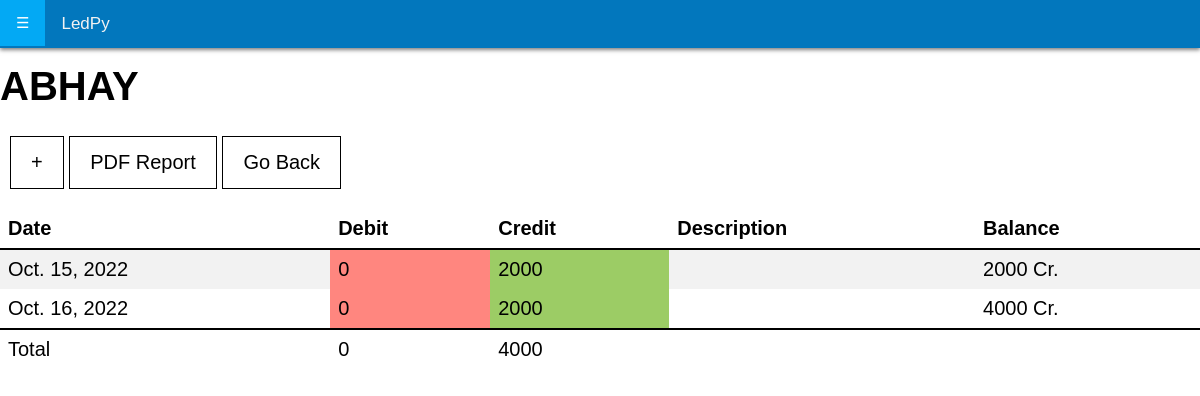
The app's page /view/1 (signed in) with its own data.
### home/models.py (models this page shows)
class CustomerAcc(models.Model):
	AccID=models.AutoField(primary_key=True)
	FullName = models.TextField(null=False)
	Address = models.TextField(null=True,blank=True)
	phno = models.IntegerField(null=True,blank=True)
	Email = models.EmailField(null=True,blank=True)
	DateCreated = models.DateField()
	TimeCreated = models.TimeField()

class CashBook(models.Model):
	TranID=models.IntegerField(primary_key=True)
	AccNo=models.ForeignKey(CustomerAcc,on_delete=models.CASCADE)
	AccName=models.CharField(max_length=20)
	DrAmnt=models.IntegerField()
	CrAmnt=models.IntegerField()
	Desc=models.TextField()
	Date = models.DateField(null=False)
	Time = models.TimeField(null=False)

### home/views.py (the view)
# urls.py: path('view/<int:uid>',views.view,name="view"),
def view(request,uid):
	if request.user.is_anonymous:
		return redirect('/login')
	data=CashBook.objects.filter(AccNo=uid)
	name=CustomerAcc.objects.get(AccID=uid).FullName
	datajson = dumps(data2json(uid,name))
	drttl=sum([i.DrAmnt  for i in data])
	crttl=sum([i.CrAmnt  for i in data])
	balance=fetchBalance(data)
	print(balance)
	return render(request,'viewTran.html',{'name':name,'id':uid,"data":zip(data,balance),'defdate':cdate(),"lastid":lastidINC(),'json':datajson,'cr':crttl,'dr':drttl})

### home/views.py (called while the page is built)
def cdate():
	return dt.now().strftime("%Y-%m-%d")

def lastidINC():
	try:
		p=int(CashBook.objects.last().TranID)+1
	except:
		p=1
	return p

def data2json(uid,name):
	p={}
	for i in CashBook.objects.filter(AccNo=uid,AccName=name):
		p[i.TranID]={'TranID':i.TranID,
			  		 'DrAmnt':i.DrAmnt,
			  		 'CrAmnt':i.CrAmnt,
			  		 'Desc':i.Desc,
			  		 'Date':i.Date.strftime("%Y-%m-%d")}
	return p

def fetchBalance(query):
	p=[]
	c=0
	for i in query:
		if i.DrAmnt>0:
			c+=i.DrAmnt
		elif i.CrAmnt>0:
			c-=i.CrAmnt
		if c<-1:
			t="Cr."
		elif c==0:
			t='0'
		else:
			t="Dr."
		p.append(f'{abs(c)} {t}')
	return p

### templates/viewTran.html (shortened to what this page needs)
<!DOCTYPE html>
{% load static %}
<html>
<head>
	<link rel="stylesheet" type="text/css" href="{% static "style.css" %}">
</head>
<body>
	{%include 'navbar-acc.html'%}
  <div class="page">
		<h1>{{name}}</h1>
		<div style="margin-left: 10px;">
			<button onclick="window.location='/addTran/{{id}}'" class="menu-btn" id="add-btn">+</button>
			<a class="menu-btn" id="add-btn" href="/generate/{{id}}">PDF Report</a>
			<a class="menu-btn" id="add-btn" href="/">Go Back</a>
		</div>
		<table>
			<th>Date</th>
			<th>Debit</th>
			<th>Credit</th>
			<th>Description</th>
			<th>Balance</th>
			{% for i,j in data %}
				<tr onclick="window.location='/update/{{i.TranID}}'" name='dd' id="dd{{i.TranID}}">
					<td>{{i.Date}}</td>
					<td class="dr">{{i.DrAmnt}}</td>
					<td class="cr">{{i.CrAmnt}}</td>
					<td>{{i.Desc}}</td>
					<td>{{j}}</td>
				</tr>
			{% empty %}
				<h1>No Records Found</h1>
			{% endfor %}
			<tfoot style="border-top: solid 2px black;">
					<td>Total</td>
					<td>{{dr}}</td>
					<td>{{cr}}</td>
					<td></td>
					<td></td>
				</tfoot>
		</table>
	</div>

### templates/navbar-acc.html (shortened to what this page needs)
<div class="topnav" id="myTopnav">
	<a href="javascript:void(0);" style="font-size:15px;" class="icon" onclick="openNav()">&#9776;</a>
	<a href="/" style="">LedPy</a>
</div>

### static/style.css (style rules this page uses)
:root { --normal: #0277bd; --light: #03a9f4; --dark: #004c8c; }
body { margin:0;font-family:Arial }
.topnav { overflow: hidden; background-color: #0277bd; box-shadow: 0 2px 4px rgb(0 0 0 / 50%); position: fixed; top: 0; width: 100%; }
.topnav a { float: left; display: block; color: #f2f2f2; text-align: center; padding: 14px 16px; text-decoration: none; font-size: 17px; }
.a-btn:link, .a-btn:visited, #add-btn { color: black; padding: 14px 20px; font-size: 20px; text-align: center; text-decoration: none; display: inline-block; background-color: white; border: solid black 0.25px; }
body { color: black; font-size: 20px; background-color: white; font-family: sans-serif; }
table { margin-top: 20px; border-collapse: collapse; width: 100%; }
th, td { text-align: left; padding: 8px; }
th { border-bottom: solid 2px black; }
.cr { background-color: #9CCC65; }
.dr { background-color: #ff867f; }
tr:nth-child(even) { background-color: #f2f2f2; }
.menu-btn { border: none; color: white; padding: 12px 28px; text-align: center; text-decoration: none; display: inline-block; font-size: 16px; transition-duration: 0.4s; cursor: pointer; }
.page { font-size: 20px; margin-top: 64px; color: black; }
body { margin: 0; padding: 0; font-family: sans-serif; }

### records on screen
CustomerAcc: FullName "ABHAY"
CashBook: Date "Oct. 15, 2022", DrAmnt "0", CrAmnt "2000", j "2000 Cr."
CashBook: Date "Oct. 16, 2022", DrAmnt "0", CrAmnt "2000", j "4000 Cr."

### other values on screen
{{ dr }} "0"
{{ cr }} "4000"
